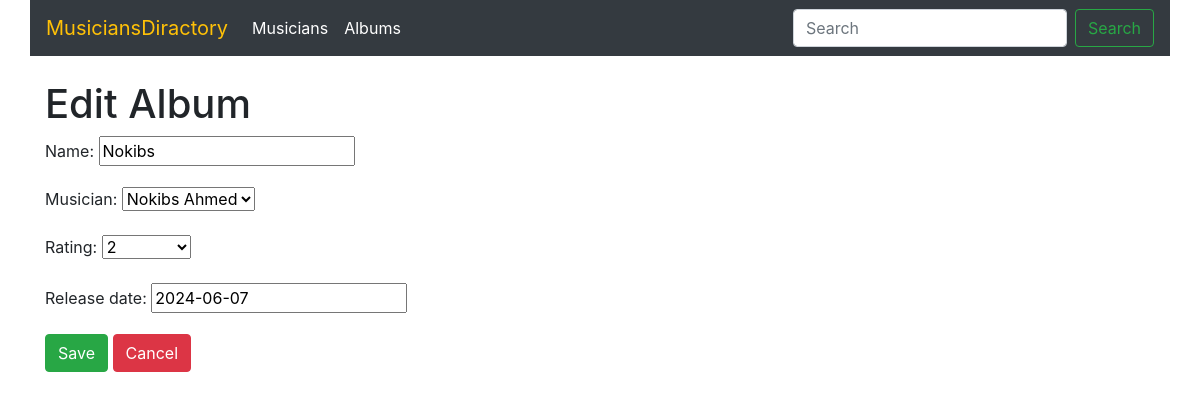
The page /Album/edit/11/ on the database its author committed.
### Album/models.py (models this page shows, shortened)
class Album(models.Model):
    name = models.CharField(max_length=100)
    musician = models.ForeignKey(Musician, on_delete=models.CASCADE, related_name='Album')
    rating = models.PositiveIntegerField(choices=[(i, str(i)) for i in range(1, 6)])
    release_date=models.DateField(default=datetime.date.today)

### Album/views.py (the view)
# urls.py: path('edit/<int:id>/', views.album_edit, name='album_edit'),
def album_edit(request, id):
    album = Album.objects.get(pk=id)
    album_form = AlbumForm(instance=album)
    if request.method == 'POST':
        album_form = AlbumForm(request.POST, instance=album)
        if album_form.is_valid():
            album_form.save()
            return redirect('album_list')
    return render(request, 'album_form.html', {'form': album_form,'flag' : True})

### Album/forms.py
class AlbumForm(forms.ModelForm):
    class Meta:
        model = Album
        fields = '__all__'

### Musician/models.py (called while the page is built)
    def __str__(self):
        return f'{self.first_name} {self.last_name}'

### Album/templates/album_form.html (shortened to what this page needs)
{% extends 'base.html' %}
{% load static %}
{% block content %}
<h1 class="mt-4">{% if form.instance.pk %}Edit{% else %}Add{% endif %} Album</h1>
<form method="post">
    {{ form.as_p }}
    <button type="submit" class="btn btn-success">Save</button>
    <a href="{% url 'album_list' %}" class="btn btn-danger">Cancel</a>
</form>
{% endblock %}

### rows shown on the page
Album: name "Nokibs", musician "Nokibs Ahmed", rating "2", release_date "2024-06-07"
